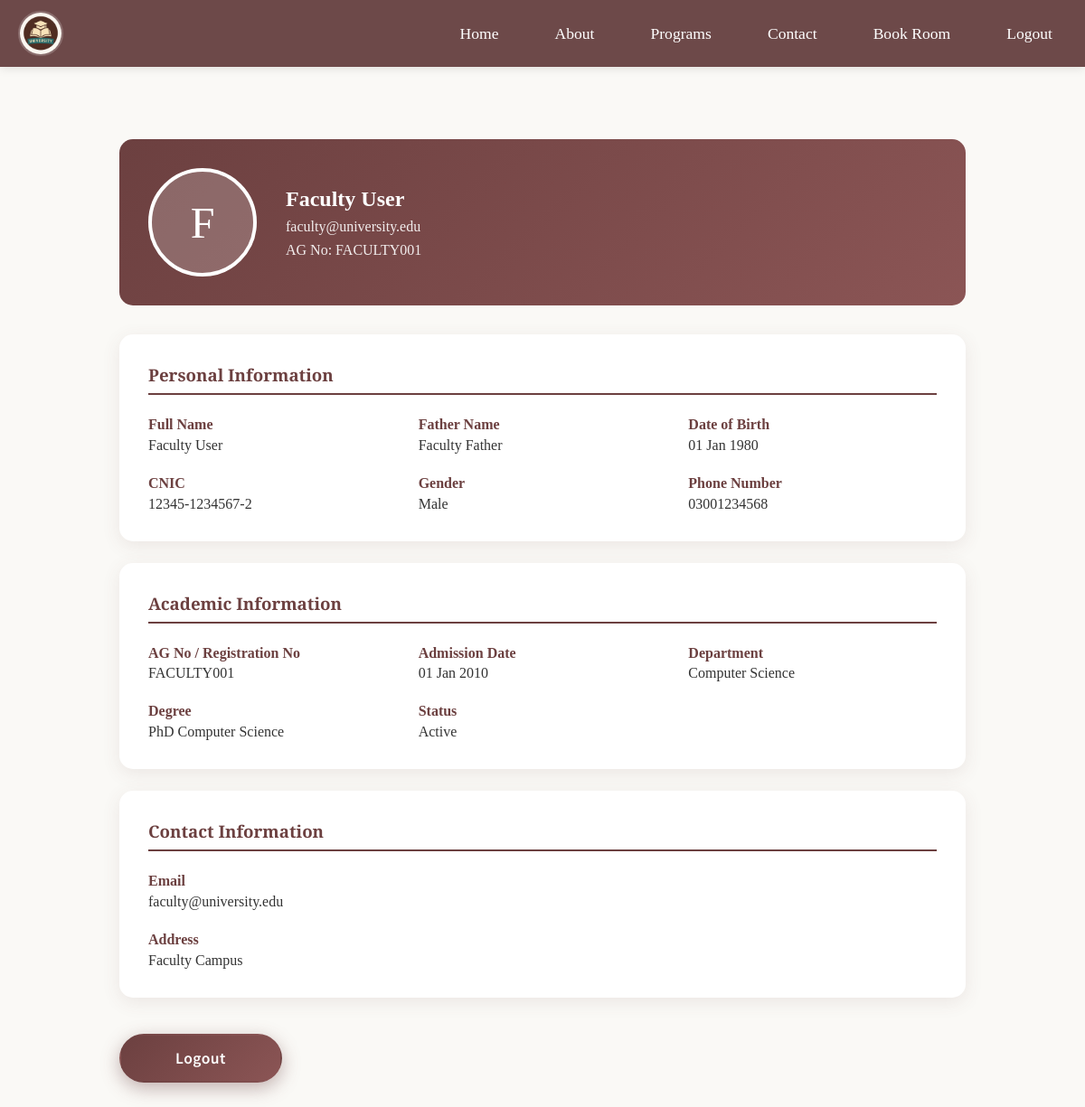
The app's page /user/dashboard.php (signed in) with its own data.
### tables this page shows
CREATE TABLE IF NOT EXISTS students (
    stu_id INT AUTO_INCREMENT PRIMARY KEY,
    name VARCHAR(100) NOT NULL,
    father_name VARCHAR(100) NOT NULL,
    dob DATE NOT NULL,
    cnic VARCHAR(20) NOT NULL UNIQUE,
    gender ENUM('Male', 'Female', 'Other') NOT NULL,
    email VARCHAR(100) NOT NULL UNIQUE,
    adm_date DATE NOT NULL,
    ag_no VARCHAR(50) NOT NULL UNIQUE,
    department VARCHAR(100) NOT NULL,
    class VARCHAR(50),
    section VARCHAR(20),
    degree VARCHAR(100) NOT NULL,
    phone_no VARCHAR(20) NOT NULL,
    address TEXT NOT NULL,
    stu_status ENUM('Active', 'Inactive', 'Graduated', 'Suspended') DEFAULT 'Active',
    password VARCHAR(255) NOT NULL,
    profile_picture VARCHAR(255) DEFAULT NULL,
    role ENUM('student', 'admin', 'faculty') DEFAULT 'student',
    is_focal_person TINYINT(1) DEFAULT 0,
    created_at TIMESTAMP DEFAULT CURRENT_TIMESTAMP,
    updated_at TIMESTAMP DEFAULT CURRENT_TIMESTAMP ON UPDATE CURRENT_TIMESTAMP,
    INDEX idx_email (email),
    INDEX idx_ag_no (ag_no),
    INDEX idx_department (department),
    INDEX idx_role (role)
);

### user/dashboard.php (the view, shortened to what this page needs)
<?php
$pdo = getDBConnection();
$stmt = $pdo->prepare("SELECT * FROM students WHERE stu_id = ?");
$stmt->execute([$_SESSION['user_id']]);
$student = $stmt->fetch();
?>
<!DOCTYPE html>
<html lang="en">
<head>
    <link rel="stylesheet" href="../style.css">
</head>
<body>
    <div class="navbar">
        <img src="../ChatGPT Image Oct 1, 2025, 10_03_37 AM.png" class="logo" alt="University Logo">
        <ul>
            <li><a href="../index.html">Home</a></li>
            <li><a href="../about.html">About</a></li>
            <li><a href="../program.html">Programs</a></li>
            <li><a href="../contact.html">Contact</a></li>
            <li><a href="booking.php">Book Room</a></li>
            <li><a href="logout.php">Logout</a></li>
        </ul>
    </div>
    <div class="dashboard-container">
        <div class="profile-header">
            <?php if ($student['profile_picture']): ?>
                <img src="../uploads/<?php echo htmlspecialchars($student['profile_picture']); ?>" alt="Profile" class="profile-picture">
            <?php else: ?>
                <div class="profile-picture" style="background: rgba(255,255,255,0.2); display: flex; align-items: center; justify-content: center; font-size: 3rem;"><?php echo strtoupper(substr($student['name'], 0, 1)); ?></div>
            <?php endif; ?>
            <div class="profile-info">
                <h2 style="margin: 0;"><?php echo htmlspecialchars($student['name']); ?></h2>
                <p style="margin: 0.5rem 0 0 0; opacity: 0.9;"><?php echo htmlspecialchars($student['email']); ?></p>
                <p style="margin: 0.5rem 0 0 0; opacity: 0.9;">AG No: <?php echo htmlspecialchars($student['ag_no']); ?></p>
            </div>
        </div>
        <div class="profile-card">
            <h3>Personal Information</h3>
            <div class="info-grid">
                <div class="info-item">
                    <span class="info-label">Full Name</span>
                    <span class="info-value"><?php echo htmlspecialchars($student['name']); ?></span>
                </div>
                <div class="info-item">
                    <span class="info-label">Father Name</span>
                    <span class="info-value"><?php echo htmlspecialchars($student['father_name']); ?></span>
                </div>
                <div class="info-item">
                    <span class="info-label">Date of Birth</span>
                    <span class="info-value"><?php echo date('d M Y', strtotime($student['dob'])); ?></span>
                </div>
                <div class="info-item">
                    <span class="info-label">CNIC</span>
                    <span class="info-value"><?php echo htmlspecialchars($student['cnic']); ?></span>
                </div>
                <div class="info-item">
                    <span class="info-label">Gender</span>
                    <span class="info-value"><?php echo htmlspecialchars($student['gender']); ?></span>
                </div>
                <div class="info-item">
                    <span class="info-label">Phone Number</span>
                    <span class="info-value"><?php echo htmlspecialchars($student['phone_no']); ?></span>
                </div>
            </div>
        </div>
        <div class="profile-card">
            <h3>Academic Information</h3>
            <div class="info-grid">
                <div class="info-item">
                    <span class="info-label">AG No / Registration No</span>
                    <span class="info-value"><?php echo htmlspecialchars($student['ag_no']); ?></span>
                </div>
                <div class="info-item">
                    <span class="info-label">Admission Date</span>
                    <span class="info-value"><?php echo date('d M Y', strtotime($student['adm_date'])); ?></span>
                </div>
                <div class="info-item">
                    <span class="info-label">Department</span>
                    <span class="info-value"><?php echo htmlspecialchars($student['department']); ?></span>
                </div>
                <div class="info-item">
                    <span class="info-label">Degree</span>
                    <span class="info-value"><?php echo htmlspecialchars($student['degree']); ?></span>
                </div>
                <div class="info-item">
                    <span class="info-label">Status</span>
                    <span class="info-value"><?php echo htmlspecialchars($student['stu_status']); ?></span>
                </div>
            </div>
        </div>
        <div class="profile-card">
            <h3>Contact Information</h3>
            <div class="info-grid">
                <div class="info-item">
                    <span class="info-label">Email</span>
                    <span class="info-value"><?php echo htmlspecialchars($student['email']); ?></span>
                </div>
                <div class="info-item" style="grid-column: 1 / -1;">
                    <span class="info-label">Address</span>
                    <span class="info-value"><?php echo htmlspecialchars($student['address']); ?></span>
                </div>
            </div>
        </div>
        <a href="logout.php" class="btn btn-primary logout-btn">Logout</a>
    </div>
</body>
</html>

### public/assets/style.css (style rules this page uses)
* { margin: 0; padding: 0; box-sizing: border-box; }
body { background-color: #FAF9F6; font-family: 'Cormorant Garamond', serif; }
.navbar { display: flex; justify-content: space-between; align-items: center; padding: 12px 20px; background: rgba(102, 64, 64, 0.95); flex-wrap: wrap; box-shadow: 0 2px 10px rgba(0, 0, 0, 0.1); position: sticky; top: 0; z-index: 1000; backdrop-filter: blur(10px); }
.navbar .logo { width: 50px; height: 50px; border-radius: 50%; object-fit: cover; border: 2px solid rgba(255, 255, 255, 0.2); transition: transform 0.3s ease; }
.navbar ul { display: flex; list-style: none; gap: 30px; flex-wrap: wrap; justify-content: center; }
.navbar ul li a { text-decoration: none; color: #fff; font-weight: 500; font-size: 1.1rem; padding: 10px 16px; border-radius: 8px; transition: all 0.3s ease; position: relative; overflow: hidden; }
.btn { display: inline-block; padding: 14px 32px; font-size: 1.1rem; font-family: 'Source Sans Pro', sans-serif; font-weight: 600; text-decoration: none; border-radius: 50px; transition: all 0.4s cubic-bezier(0.4, 0, 0.2, 1); text-align: center; cursor: pointer; min-width: 180px; position: relative; overflow: hidden; box-shadow: 0 4px 15px rgba(108, 64, 64, 0.3); letter-spacing: 0.5px; }
.btn::before { content: ''; position: absolute; top: 50%; left: 50%; width: 0; height: 0; border-radius: 50%; background: rgba(255, 255, 255, 0.2); transform: translate(-50%, -50%); transition: width 0.6s, height 0.6s; }
.btn-primary { background: linear-gradient(135deg, #6c4040 0%, #8b5555 100%); color: #fff; border: 2px solid transparent; box-shadow: 0 6px 20px rgba(108, 64, 64, 0.4); }

### user/dashboard.php (style rules this page uses)
.dashboard-container { max-width: 1000px; margin: 3rem auto; padding: 2rem; }
.profile-header { background: linear-gradient(135deg, #6c4040 0%, #8b5555 100%); color: #fff; padding: 2rem; border-radius: 15px; margin-bottom: 2rem; display: flex; align-items: center; gap: 2rem; }
.profile-picture { width: 120px; height: 120px; border-radius: 50%; border: 4px solid #fff; object-fit: cover; }
.profile-info h2 { margin-bottom: 0.5rem; }
.profile-card { background: #fff; padding: 2rem; border-radius: 15px; box-shadow: 0 5px 20px rgba(108, 64, 64, 0.1); margin-bottom: 1.5rem; }
.profile-card h3 { color: #6c4040; margin-bottom: 1.5rem; font-family: 'Cinzel', serif; border-bottom: 2px solid #6c4040; padding-bottom: 0.5rem; }
.info-grid { display: grid; grid-template-columns: repeat(auto-fit, minmax(250px, 1fr)); gap: 1.5rem; }
.info-item { display: flex; flex-direction: column; }
.info-label { font-weight: 600; color: #6c4040; margin-bottom: 0.3rem; }
.info-value { color: #333; }
.logout-btn { display: inline-block; margin-top: 1rem; }

### records on screen
students: name "F", name "Faculty User", email "faculty@university.edu", ag_no "FACULTY001", father_name "Faculty Father", dob "01 Jan 1980", cnic "12345-1234567-2", gender "Male", phone_no "03001234568", adm_date "01 Jan 2010", department "Computer Science", degree "PhD Computer Science", stu_status "Active", address "Faculty Campus"
